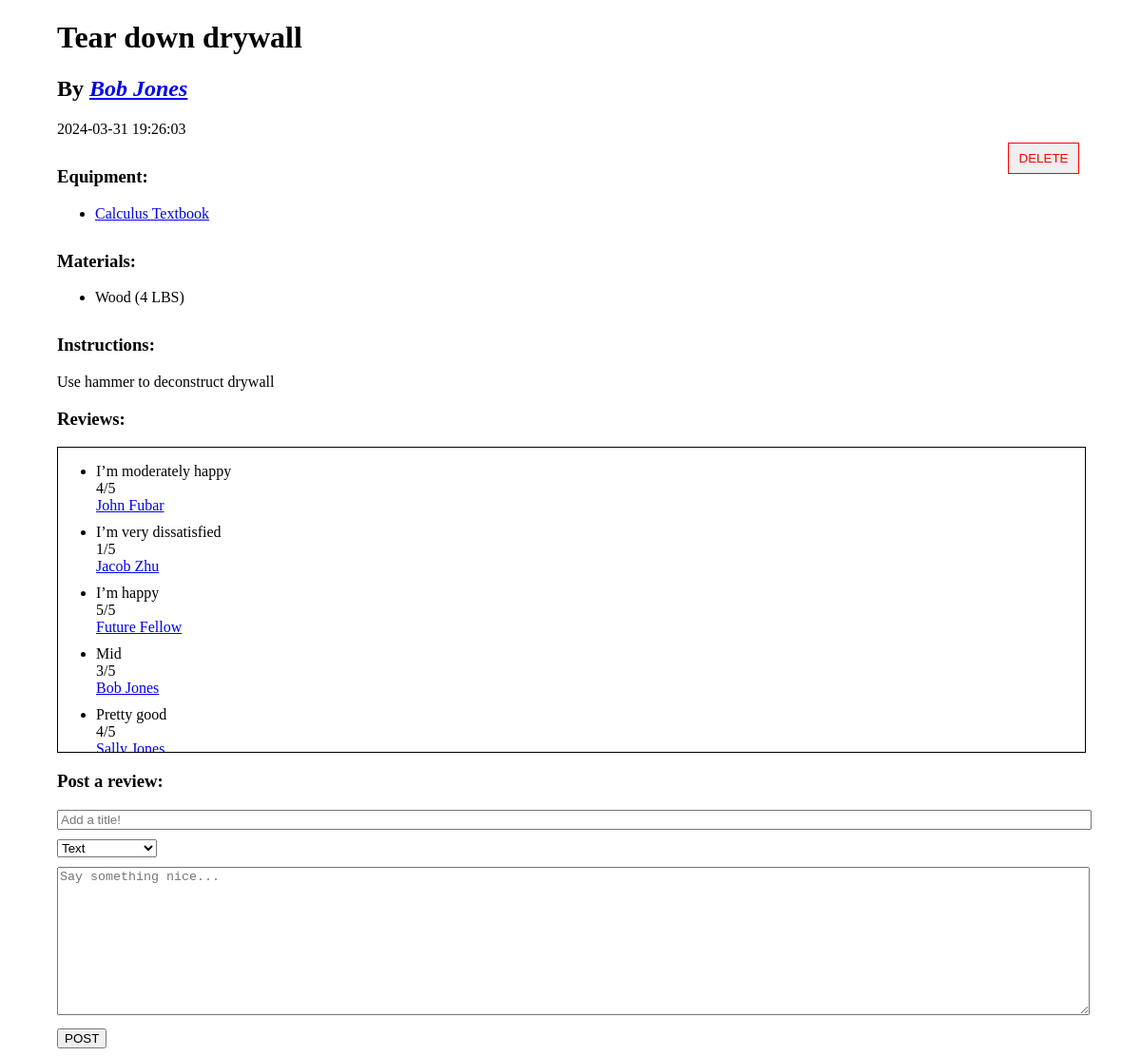
/project_viewer.php?id=4 (signed in), run on the app's committed database.
### tables this page shows
CREATE TABLE Projects_PostsProject (
    PID INTEGER PRIMARY KEY AUTO_INCREMENT,
    Name VARCHAR(60) NOT NULL,
    InstructionText VARCHAR(2500),
    Timestamp DATETIME DEFAULT CURRENT_TIMESTAMP,
    Username VARCHAR(40) NOT NULL,
    FOREIGN KEY (Username) REFERENCES Users(Username)
        ON DELETE CASCADE
        ON UPDATE CASCADE
);

CREATE TABLE Equipment_NeedsTools (
    EID INTEGER PRIMARY KEY AUTO_INCREMENT,
    PurchaseLink VARCHAR(100) NOT NULL,
    PID INTEGER NOT NULL,
    FOREIGN KEY (PurchaseLink) REFERENCES PurchaseLink_Name(PurchaseLink)
        ON DELETE CASCADE,
     FOREIGN KEY (PID) REFERENCES Projects_PostsProject(PID)
        ON DELETE CASCADE
);

CREATE TABLE PurchaseLink_Name (
    PurchaseLink VARCHAR(100) PRIMARY KEY,
    Name VARCHAR(60)
);

CREATE TABLE Materials_MadeWith (
    MID INTEGER PRIMARY KEY AUTO_INCREMENT,
    Name VARCHAR(60) NOT NULL,
    Quantity INTEGER,
    QuantityUnit VARCHAR(10),
    PID INTEGER NOT NULL,
    FOREIGN KEY (PID) REFERENCES Projects_PostsProject(PID)
        ON DELETE CASCADE
);

CREATE TABLE Feedback_LeavesFeedback (
    FBID INTEGER PRIMARY KEY AUTO_INCREMENT,
    Title VARCHAR(60),
    Stars TINYINT,
    Comment VARCHAR(500),
    ImageData MEDIUMTEXT,
    Timestamp DATETIME DEFAULT CURRENT_TIMESTAMP,
    Username VARCHAR(40) NOT NULL,
    PID INTEGER NOT NULL,
    FOREIGN KEY (Username) REFERENCES Users(Username)
        ON DELETE CASCADE
        ON UPDATE CASCADE,
    FOREIGN KEY (PID) REFERENCES Projects_PostsProject(PID)
        ON DELETE CASCADE
);

### htdocs/project_viewer.php (the view, shortened to what this page needs)
<?php
require("api/config.php");
$pid = $_GET["id"];
$conn = new mysqli($db_address, $db_user, $db_pw, $db_name);
$stmt = $conn->prepare("SELECT * FROM Projects_PostsProject WHERE PID=?");
$stmt->bind_param("i", $pid);
$stmt->execute();
$results = $stmt->get_result()->fetch_all(MYSQLI_ASSOC);
$result = $results[0];
$stmt = $conn->prepare("SELECT b.Name, a.PurchaseLink " .
    "FROM Equipment_NeedsTools a, PurchaseLink_Name b, Projects_PostsProject c " .
    "WHERE a.PID = c.PID AND a.PurchaseLink = b.PurchaseLink AND c.PID=?");
$stmt->bind_param("i", $pid);
$stmt->execute();
$tools = $stmt->get_result()->fetch_all(MYSQLI_ASSOC);
$stmt = $conn->prepare("SELECT a.Name, Quantity, QuantityUnit " .
    "FROM Materials_MadeWith a, Projects_PostsProject b " .
    "WHERE a.PID = b.PID AND b.PID=?");
$stmt->bind_param("i", $pid);
$stmt->execute();
$materials = $stmt->get_result()->fetch_all(MYSQLI_ASSOC);
$stmt = $conn->prepare("SELECT * FROM Feedback_LeavesFeedback WHERE PID=?");
$stmt->bind_param("i", $pid);
$stmt->execute();
$feedback = $stmt->get_result()->fetch_all(MYSQLI_ASSOC);
$logged_in_as_creator = false;
if (isset($_SESSION["username"])) {
    $logged_in_as_creator = $_SESSION["username"] == $result["Username"];
}
?>
<!DOCTYPE html>
<html lang="en">
<head>
</head>
<body>
<h1><?= $result["Name"] ?></h1>
<h2>By <a href="profile.php?u=<?= urlencode($result["Username"]) ?>"><?= $result["Username"] ?></a></h2>
<?php
echo($result["Timestamp"]);
if ($logged_in_as_creator) {
    echo('<form action="api/delete_project.php" method="post">');
    echo('<input type="submit" value="DELETE" id="delete_button">');
    echo("</form>");
}
if (count($tools) > 0) {
    echo('<div class="top-margin">');
    echo("<h3>Equipment:</h3>");
    echo("<ul>");
    foreach ($tools as $tool) {
        echo("<li>");
        echo('<a href="' . $tool["PurchaseLink"] . '" target="_blank">' . $tool["Name"] . "</a>");
        echo("</li>");
    }
    echo("</ul>");
    echo("</div>");
}
if (count($materials) > 0) {
    echo('<div class="top-margin">');
    echo("<h3>Materials:</h3>");
    echo("<ul>");
    foreach ($materials as $material) {
        echo("<li>");
        echo($material["Name"] . " (" . $material["Quantity"] . " " . $material["QuantityUnit"] . ")");
        echo("</li>");
    }
    echo("</ul>");
    echo("</div>");
}
?>
<div class="top-margin">
    <h3>Instructions:</h3>
    <p>
        <?= $result["InstructionText"] ?>
    </p>
</div>
<div>
    <h3>Reviews:</h3>
    <div id="review_content" class="scrollable">
        <ul>
            <?php
            if (count($feedback) > 0) {
                foreach ($feedback as $review) {
                    echo("<li>" . $review["Title"] . "<br>");
                    if (!is_null($review["Stars"])) {
                        echo($review["Stars"] . '/5<br>');
                    } else if (!is_null($review["Comment"])) {
                        echo($review["Comment"] . '<br>');
                    } else {
                        echo(get_image_tag_from_b64($review["ImageData"]));
                        echo("<br>");
                    }
                    echo('<a href="profile.php?u=' . urlencode($review["Username"]) . '">' . $review["Username"] . '</a></li>');
                }
            } else {
                echo("<li><em>No reviews</em></li>");
            }
            ?>
        </ul>
    </div>
</div>
<div>
    <h3>Post a review:</h3>
    <form action="api/post_feedback.php" method="post" id="ratingForm">
    <input type="text" placeholder="Add a title!" id="titleInput" name="title">
        <select name="commentType" id="commentType">
            <option value="text">Text</option>
        </select>
        <br>
        <div id="text">
            <textarea name="comment" placeholder="Say something nice..." id="commentInput"></textarea>
        </div>
        <input type="button" value="POST" class="postButton" onclick="postRating()">
    </form>
</div>
</body>
</html>

### htdocs/project_viewer.php (style rules this page uses)
body { margin-left: 5%; margin-right: 5%; }
div { width: 100%; }
.scrollable { height: 40vh; overflow-y: scroll; }
h2 a { font-style: italic; }
li { margin-bottom: 10px; }
.postButton { margin-top: 10px; }
#delete_button { color: red; border: 1px solid red; float: right; min-width: 75px; min-height: 33px; margin: 5px; }
.top-margin { margin-top: 30px; }
#review_content { border: 1px solid black; }
#commentType { margin-bottom: 10px; }
#titleInput { width: 100%; margin-bottom: 10px; }
#commentInput { width: 100%; min-height: 150px; }

### data on the page
projects_postsproject: Name "Tear down drywall", Username "Bob Jones", Timestamp "2024-03-31 19:26:03", InstructionText "Use hammer to deconstruct drywall"
equipment_needstools: PurchaseLink.Name "Calculus Textbook"
materials_madewith: Name "Wood", Quantity "4", QuantityUnit "LBS"
feedback_leavesfeedback: Title "I’m moderately happy", Stars "4", Username "John Fubar"
feedback_leavesfeedback: Title "I’m very dissatisfied", Stars "1", Username "Jacob Zhu"
feedback_leavesfeedback: Title "I’m happy", Stars "5", Username "Future Fellow"
feedback_leavesfeedback: Title "Mid", Stars "3", Username "Bob Jones"
feedback_leavesfeedback: Title "Pretty good", Stars "4", Username "Sally Jones"
